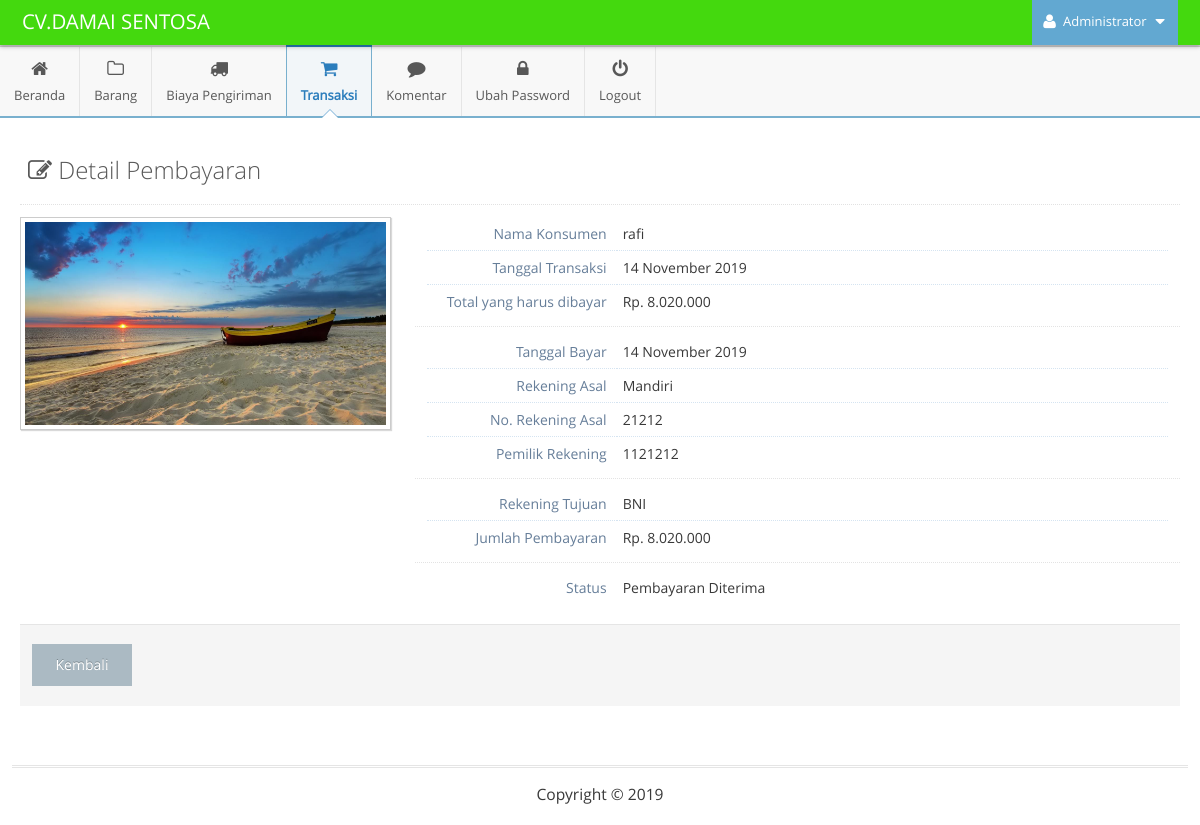
The app's page /admin/main.php?module=form_konfirmasi&form=detail&id=6 (signed in) with its own data.
### tables this page shows
CREATE TABLE `tbl_pembayaran` (
  `id_bayar` int(11) NOT NULL,
  `tanggal_bayar` date NOT NULL,
  `id_transaksi` int(11) NOT NULL,
  `rekening_asal` varchar(20) NOT NULL,
  `no_rekening_asal` varchar(100) NOT NULL,
  `pemilik_rekening` varchar(30) NOT NULL,
  `rekening_tujuan` varchar(20) NOT NULL,
  `jumlah_bayar` int(11) NOT NULL,
  `bukti_bayar` varchar(200) NOT NULL,
  `status_bayar` varchar(30) NOT NULL DEFAULT 'Menunggu Pembayaran'
);

CREATE TABLE `tbl_konsumen` (
  `id_konsumen` int(11) NOT NULL,
  `tanggal_daftar` timestamp NOT NULL DEFAULT CURRENT_TIMESTAMP,
  `nama_konsumen` varchar(30) NOT NULL,
  `alamat` varchar(100) NOT NULL,
  `kota` int(4) NOT NULL,
  `provinsi` int(2) NOT NULL,
  `kode_pos` varchar(5) NOT NULL,
  `telepon` varchar(12) NOT NULL,
  `email` varchar(30) NOT NULL,
  `password` varchar(50) NOT NULL
);

CREATE TABLE `tbl_transaksi` (
  `id_transaksi` int(11) NOT NULL,
  `tanggal_transaksi` timestamp NOT NULL DEFAULT CURRENT_TIMESTAMP,
  `id_konsumen` int(11) NOT NULL,
  `total_bayar` int(11) NOT NULL,
  `status` varchar(50) NOT NULL DEFAULT 'Menunggu Pembayaran'
);

### config/fungsi_tanggal.php (called while the page is built, shortened)
<?php
	function tgl_eng_to_ind($tgl) {
		$tanggal	= explode('-',$tgl);
		$kdbl		= $tanggal[1];
		if ($kdbl == '01')	{
			$nbln = 'Januari';
		}
		else if ($kdbl == '02') {
			$nbln = 'Februari';
		}
		else if ($kdbl == '03') {
			$nbln = 'Maret';
		}
		else if ($kdbl == '04') {
			$nbln = 'April';
		}
		else if ($kdbl == '05') {
			$nbln = 'Mei';
		}
		else if ($kdbl == '06') {
			$nbln = 'Juni';
		}
		else if ($kdbl == '07') {
			$nbln = 'Juli';
		}
		else if ($kdbl == '08') {
			$nbln = 'Agustus';
		}
		else if ($kdbl == '09') {
			$nbln = 'September';
		}
		else if ($kdbl == '10') {
			$nbln = 'Oktober';
		}
		else if ($kdbl == '11') {
			$nbln = 'November';
		}
		$tgl_ind = $tanggal[0]." ".$nbln." ".$tanggal[2];
		return $tgl_ind;
	}
?>

### config/fungsi_rupiah.php (called while the page is built, shortened)
<?php
function format_rupiah_nol($angka){
  $rupiah=number_format($angka,0,',','.');
  return $rupiah;
}
?>

### admin/modules/konfirmasi/form.php (the view, shortened to what this page needs)
<?php
if ($_GET['form']=='detail') {
	$query = mysqli_query($mysqli, "SELECT a.id_bayar,a.tanggal_bayar,a.id_transaksi,a.rekening_asal,a.no_rekening_asal,a.pemilik_rekening,a.rekening_tujuan,a.jumlah_bayar,a.bukti_bayar,a.status_bayar,
                                    b.id_transaksi,b.tanggal_transaksi,b.id_konsumen,b.total_bayar,
                                    c.id_konsumen,c.nama_konsumen
                                    FROM tbl_pembayaran as a INNER JOIN tbl_transaksi as b INNER JOIN tbl_konsumen as c
                                    ON a.id_transaksi=b.id_transaksi AND b.id_konsumen=c.id_konsumen
                                    WHERE a.id_bayar='$_GET[id]'")
                                    or die('Ada kesalahan pada query tampil data konfirmasi: '.mysqli_error($mysqli));
    $data = mysqli_fetch_assoc($query);
	$tgl               = $data['tanggal_bayar'];
	$exp               = explode('-',$tgl);
	$tanggal_bayar     = tgl_eng_to_ind($exp[2]."-".$exp[1]."-".$exp[0]);
	$tgl               = substr($data['tanggal_transaksi'],0,10);
	$exp               = explode('-',$tgl);
	$tanggal_transaksi = tgl_eng_to_ind($exp[2]."-".$exp[1]."-".$exp[0]);
	$total_bayar       = $data['total_bayar'];
	$rekening_asal     = $data['rekening_asal'];
	$no_rekening_asal  = $data['no_rekening_asal'];
	$pemilik_rekening  = $data['pemilik_rekening'];
	$rekening_tujuan   = $data['rekening_tujuan'];
	$jumlah_bayar      = $data['jumlah_bayar'];
	$bukti_bayar       = $data['bukti_bayar'];
	$status_bayar      = $data['status_bayar'];
	$nama_konsumen     = $data['nama_konsumen'];
?>
	<div class="page-content">
		<div class="page-header">
			<h1 style="color:#585858">
				<i class="ace-icon fa fa-edit"></i>
				Detail Pembayaran
			</h1>
		</div>
		<div class="row">
			<div class="col-xs-12">
				<div class="row">
					<div class="col-xs-12 col-sm-4 center">
						<span class="profile-picture">
							<img class="editable img-responsive" alt="Bukti Pembayaran" id="avatar2" src="../images/konfirmasi/<?php echo $bukti_bayar; ?>" width="365" />
						</span>
					</div>
					<div class="col-xs-12 col-sm-8">
						<div style="font-size:14px" class="profile-user-info">
							<div class="profile-info-row">
								<div style="width:190px" class="profile-info-name"> Nama Konsumen </div>
								<div class="profile-info-value">
									<span><?php echo $nama_konsumen; ?></span>
								</div>
							</div>
							<div class="profile-info-row">
								<div style="width:190px" class="profile-info-name"> Tanggal Transaksi </div>
								<div class="profile-info-value">
									<span><?php echo $tanggal_transaksi; ?></span>
								</div>
							</div>
							<div class="profile-info-row">
								<div style="width:190px" class="profile-info-name"> Total yang harus dibayar </div>
								<div class="profile-info-value">
									<span>Rp. <?php echo format_rupiah_nol($total_bayar); ?></span>
								</div>
							</div>
						</div>
						<div class="hr hr-8 dotted"></div>
						<div style="font-size:14px" class="profile-user-info">
							<div class="profile-info-row">
								<div style="width:190px" class="profile-info-name"> Tanggal Bayar </div>
								<div class="profile-info-value">
									<span><?php echo $tanggal_bayar; ?></span>
								</div>
							</div>
							<div class="profile-info-row">
								<div style="width:190px" class="profile-info-name"> Rekening Asal </div>
								<div class="profile-info-value">
									<span><?php echo $rekening_asal; ?></span>
								</div>
							</div>
							<div class="profile-info-row">
								<div style="width:190px" class="profile-info-name"> No. Rekening Asal </div>
								<div class="profile-info-value">
									<span><?php echo $no_rekening_asal; ?></span>
								</div>
							</div>
							<div class="profile-info-row">
								<div style="width:190px" class="profile-info-name"> Pemilik Rekening </div>
								<div class="profile-info-value">
									<span><?php echo $pemilik_rekening; ?></span>
								</div>
							</div>
						</div>
						<div class="hr hr-8 dotted"></div>
						<div style="font-size:14px" class="profile-user-info">
							<div class="profile-info-row">
								<div style="width:190px" class="profile-info-name"> Rekening Tujuan </div>
								<div class="profile-info-value">
									<span><?php echo $rekening_tujuan; ?></span>
								</div>
							</div>
							<div class="profile-info-row">
								<div style="width:190px" class="profile-info-name"> Jumlah Pembayaran </div>
								<div class="profile-info-value">
									<span>Rp. <?php echo format_rupiah_nol($jumlah_bayar); ?></span>
								</div>
							</div>
						</div>
						<div class="hr hr-8 dotted"></div>
						<div style="font-size:14px" class="profile-user-info">
							<div class="profile-info-row">
								<div style="width:190px" class="profile-info-name"> Status </div>
								<div class="profile-info-value">
									<span><?php echo $status_bayar; ?></span>
								</div>
							</div>
						</div>
					</div>
				</div>
				<div class="clearfix form-actions">
					<div class="col-md-offset-0 col-md-12">
						<a style="width:100px" href="?module=konfirmasi" class="btn">Kembali</a>
					</div>
				</div>
			</div>
		</div>
	</div>
<?php
}
?>

### records on screen
tbl_pembayaran: bukti_bayar (picture), tbl_konsumen.nama_konsumen "rafi", id_transaksi.tanggal_transaksi "14 November 2019", id_transaksi.total_bayar "8.020.000", tanggal_bayar "14 November 2019", rekening_asal "Mandiri", no_rekening_asal "21212", pemilik_rekening "1121212", rekening_tujuan "BNI", jumlah_bayar "8.020.000", status_bayar "Pembayaran Diterima"

### other values on screen
$_SESSION['nama_admin'] "Administrator"
